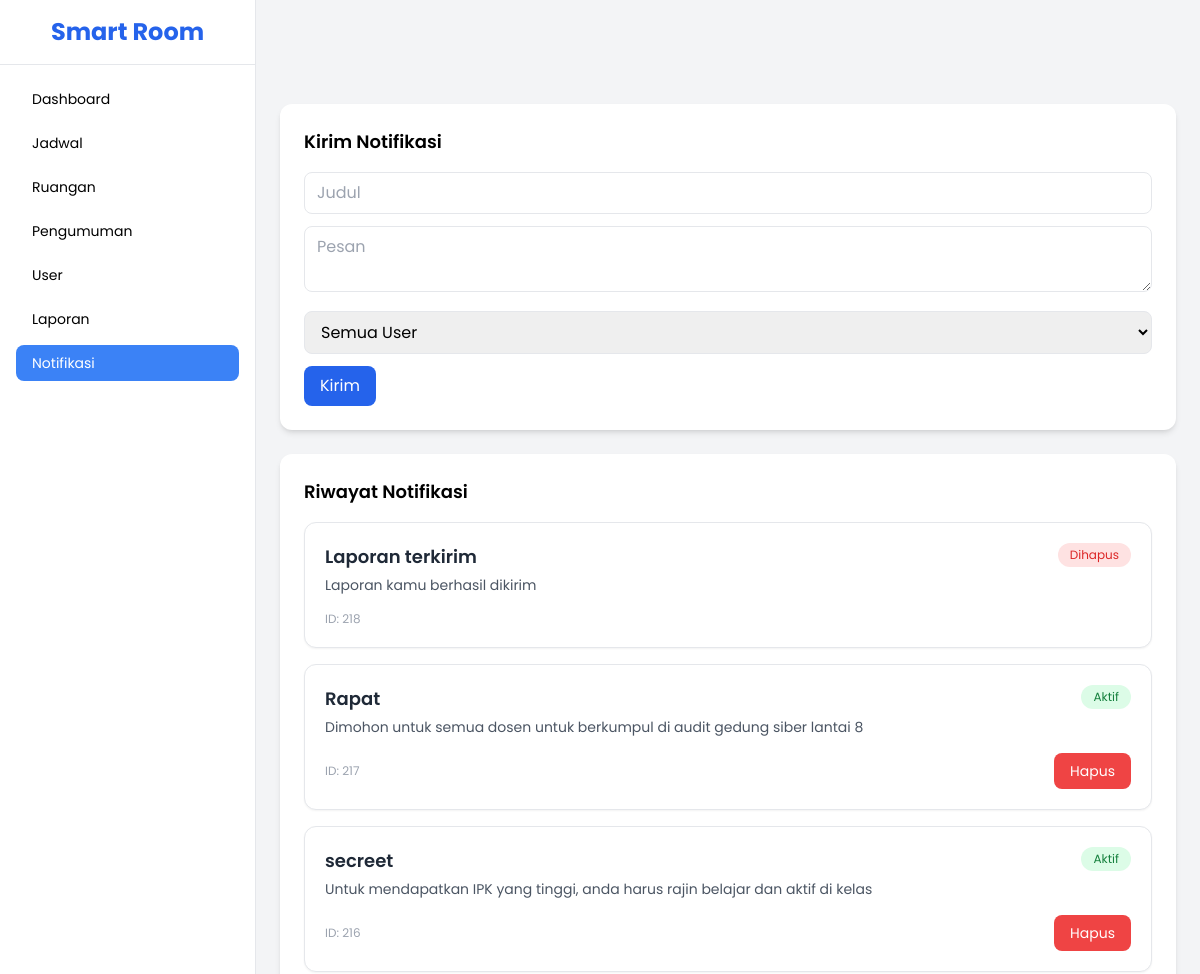
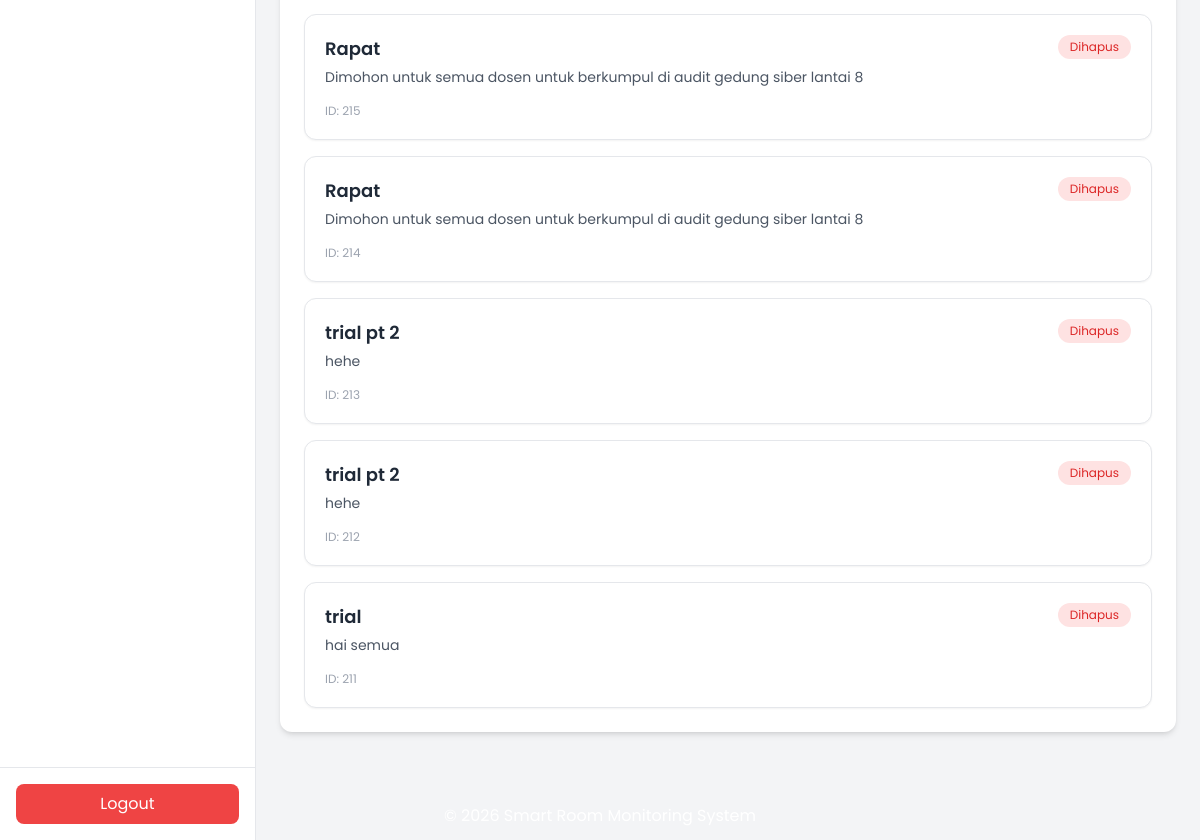
/index.php?menu=notifikasi (signed in), run on the app's committed database (2 pictures, top to bottom).
### tables this page shows
CREATE TABLE `notifikasi` (
  `id_notifikasi` int(11) NOT NULL,
  `judul` varchar(100) DEFAULT NULL,
  `pesan` text DEFAULT NULL,
  `created_at` datetime DEFAULT NULL,
  `status` enum('aktif','dihapus') DEFAULT 'aktif'
);

### admin/notifikasi.php (the view, shortened to what this page needs)
<?php
include "config/koneksi.php";
?>
<div class="max-w-4xl mx-auto mt-6">
<div class="bg-white shadow-md rounded-xl p-6 mb-6">
<h3 class="text-lg font-semibold mb-4">Kirim Notifikasi</h3>
<form method="POST">
    <input type="text" name="judul"
    class="w-full border rounded-lg px-3 py-2 mb-3 focus:outline-none focus:ring-2 focus:ring-blue-400"
    placeholder="Judul" required>
    <textarea name="pesan"
    class="w-full border rounded-lg px-3 py-2 mb-3 focus:outline-none focus:ring-2 focus:ring-blue-400"
    placeholder="Pesan" required></textarea>
    <select name="target"
    class="w-full border rounded-lg px-3 py-2 mb-3">
        <option value="">Semua User</option>
    </select>
    <button name="kirim"
    class="bg-blue-600 text-white px-4 py-2 rounded-lg hover:bg-blue-700 transition">
    Kirim
    </button>
</form>
</div>
<div class="bg-white shadow-md rounded-xl p-6">
<h4 class="text-lg font-semibold mb-4">Riwayat Notifikasi</h4>
<?php
$data = $conn->query("SELECT * FROM notifikasi ORDER BY id_notifikasi DESC");?>
<div class="space-y-4">
<?php while($d = $data->fetch_assoc()): ?>
<div class="bg-white border border-gray-200 rounded-xl shadow-sm p-5 hover:shadow-md transition">
    <div class="flex justify-between items-start">
        <div>
            <h3 class="text-lg font-semibold text-gray-800">
                <?= $d['judul'] ?>
            </h3>
            <p class="text-sm text-gray-600 mt-1">
                <?= $d['pesan'] ?>
            </p>
        </div>
        <?php if($d['status'] == 'aktif'): ?>
            <span class="bg-green-100 text-green-700 text-xs px-3 py-1 rounded-full">
                Aktif
            </span>
        <?php else: ?>
            <span class="bg-red-100 text-red-600 text-xs px-3 py-1 rounded-full">
                Dihapus
            </span>
        <?php endif; ?>
    </div>
    <div class="flex justify-between items-center mt-4">
        <span class="text-xs text-gray-400">
            ID: <?= $d['id_notifikasi'] ?>
        </span>
        <?php if($d['status'] == 'aktif'): ?>
        <a href="index.php?menu=notifikasi&hapus=<?= $d['id_notifikasi'] ?>"
           onclick="return confirm('Hapus notifikasi ini?')"
           class="bg-red-500 hover:bg-red-600 text-white text-sm px-4 py-2 rounded-lg transition">
            Hapus
        </a>
        <?php endif; ?>
    </div>
</div>
<?php endwhile; ?>
</div>
</div>
</div>

### index.php (style rules this page uses)
body { font-family:'Poppins',sans-serif; }

### data on the page
notifikasi: judul "Laporan terkirim", pesan "Laporan kamu berhasil dikirim", status "Dihapus", id_notifikasi "218"
notifikasi: judul "Rapat", pesan "Dimohon untuk semua dosen untuk berkumpul di audit gedung siber lantai 8", status "Aktif", id_notifikasi "217"
notifikasi: judul "secreet", pesan "Untuk mendapatkan IPK yang tinggi, anda harus rajin belajar dan aktif di kelas", status "Aktif", id_notifikasi "216"
notifikasi: judul "Rapat", pesan "Dimohon untuk semua dosen untuk berkumpul di audit gedung siber lantai 8", status "Dihapus", id_notifikasi "215"
notifikasi: judul "Rapat", pesan "Dimohon untuk semua dosen untuk berkumpul di audit gedung siber lantai 8", status "Dihapus", id_notifikasi "214"
notifikasi: judul "trial pt 2", pesan "hehe", status "Dihapus", id_notifikasi "213"
notifikasi: judul "trial pt 2", pesan "hehe", status "Dihapus", id_notifikasi "212"
notifikasi: judul "trial", pesan "hai semua", status "Dihapus", id_notifikasi "211"
